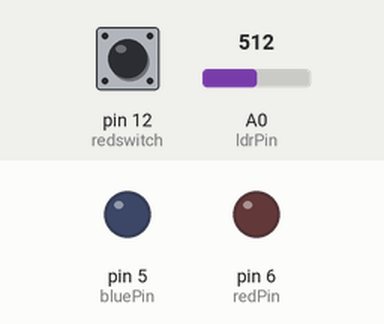
Recording of a sketch running on a simulated Arduino Uno, built with avr-gcc and run on an emulated ATmega328P. On the bench: output pins drawn as LEDs (lit = HIGH). Inputs (shaded band) come from the test bench; at power-on: pin 12 (redswitch) HIGH, A0 (ldrPin) = 512.

Above: at 1.2 s.
1.3 s: pin 12 (redswitch) pulled LOW for 0.15 s
At 2.6 s:
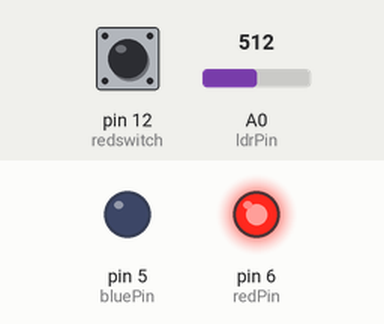
2.9 s: pin 12 (redswitch) pulled LOW for 3.2 s
At 3.3 s:
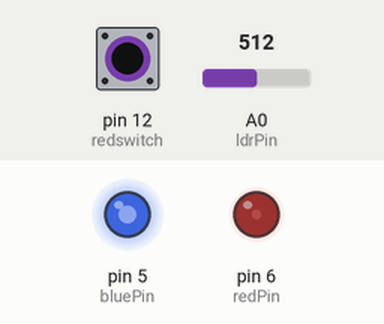
Timing chart, 0 to 7.6 s (numbered marks = the images above; inputs shaded):
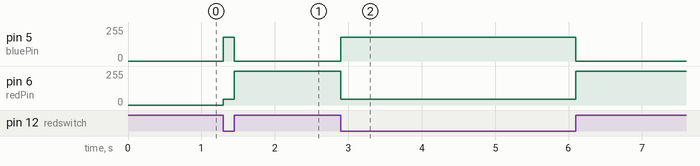

The sketch:

nov_11_analog_and_digital.ino
```cpp
//define the pins on arduino that I'm using
const int bluePin = 5;
const int ldrPin = A0;
const int redPin = 6;
const int redswitch = 12;


void setup() {
  Serial.begin(9600);
}

void loop() {

  int switchValue = digitalRead(redswitch); //reads the switch output

  if (switchValue == LOW) {
    int redldrValue = analogRead(ldrPin); //reads the light sensor output

      redldrValue = constrain(redldrValue, 100, 600); //constrains the light readings between 100 and 600 (slightly widened range of the consistent readings in this project's environment)
      redldrValue = map(redldrValue, 100, 600, 255, 0); //mapped these values to the minimum and maximum values of the LEDs
      analogWrite (redPin, redldrValue);

int blueldrValue = analogRead(ldrPin);
       blueldrValue = constrain(blueldrValue, 300, 600); //constrained  a bit further in order to narrow margin of error in which the LED would light despite being in relative dark
      blueldrValue = map(blueldrValue, 300, 600, 0, 255); //mapped inverse to the red LED so one would go off as the other came on
      analogWrite (bluePin, blueldrValue);

  }
   else if (switchValue == HIGH) { //the switch would invert the neutral state of the project where the bue LED is lit while waiting for light sensor manipulation
      digitalWrite (redPin, 100);
      digitalWrite (bluePin, 0);
    }
}
```

Measured:
- after the input at 1.3 s, pin 5 (bluePin): 0/255 → 180/255 at once, → 0/255 0.15 s later; pin 6 (redPin): 0/255 → 45/255 at once, → 255/255 0.15 s later
- after the input at 2.9 s, pin 5 (bluePin): 0/255 → 180/255 at once, → 0/255 3.2 s later; pin 6 (redPin): 255/255 → 45/255 at once, → 255/255 3.2 s later
